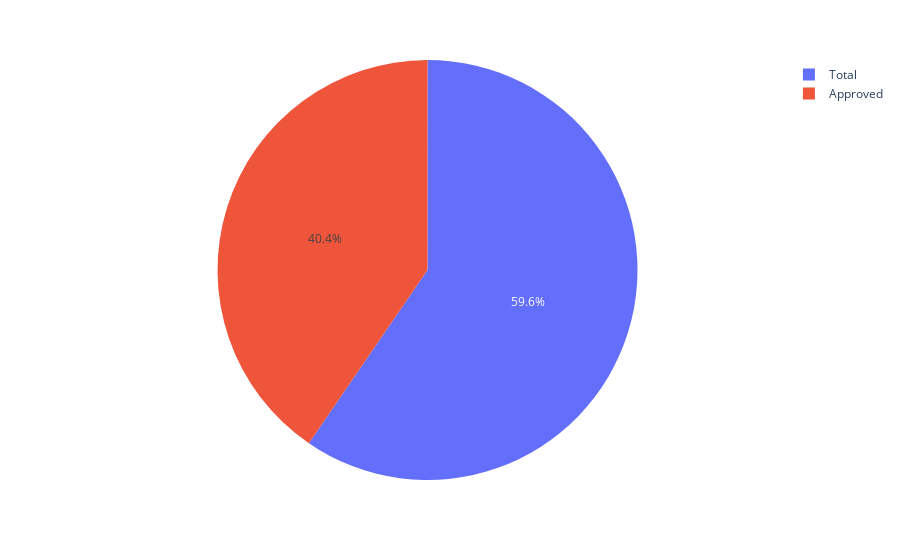

Source (notebook cell):
### Code cell
#Find and plot the percentage of applications approved for self-employed applicants.
approved = df1[df1['Application_Status']=='Y']
percent_accepted = len(approved) / len(df1)
percent_accepted

fig = px.pie(values=[percent_accepted, 1.0], names=['Approved', 'Total'])
fig.show()

### Figure 1 — Plotly figure (JSON) as saved in the notebook; plotly's stock layout.template omitted (floating-point values rounded to 4 significant figures)
{"data": [{"domain": {"x": [0, 1], "y": [0, 1]}, "hovertemplate": "label=%{label}<br>value=%{value}<extra></extra>", "labels": ["Approved", "Total"], "legendgroup": "", "name": "", "showlegend": true, "type": "pie", "values": [0.6791, 1]}], "layout": {"legend": {"tracegroupgap": 0}, "margin": {"t": 60}}}
